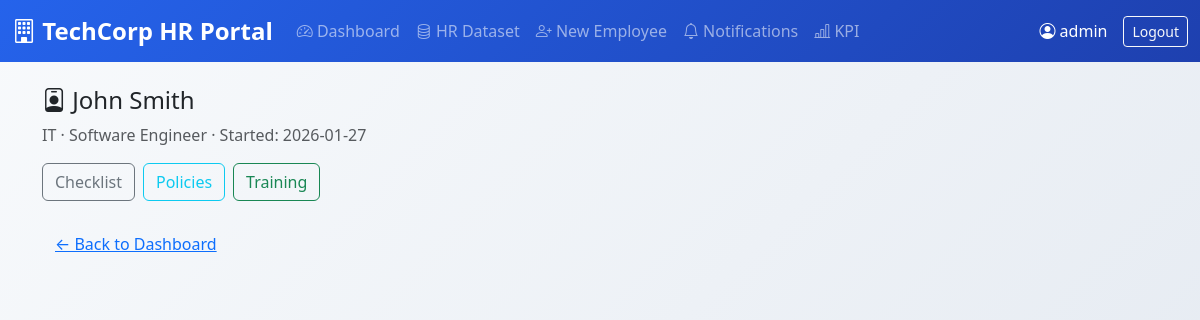
The app's page /employee/2 (signed in) with its own data.
### tables this page shows
CREATE TABLE employees(id INTEGER PRIMARY KEY, name TEXT, department TEXT, position TEXT, start_date TEXT);

### app.py (the view)
@app.route("/employee/<int:eid>")
@login_required
def employee(eid):
    conn = get_db()
    emp   = conn.execute("SELECT * FROM employees WHERE id=?", (eid,)).fetchone()
    tasks = conn.execute("SELECT * FROM tasks WHERE employee_id=?", (eid,)).fetchall()
    conn.close()
    return render_template("employee.html", emp=emp, tasks=tasks)

### app.py (called while the page is built)
def get_db():
    return sqlite3.connect(DB)

def login_required(f):
    from functools import wraps
    @wraps(f)
    def wrapper(*args, **kwargs):
        if "user" not in session:
            return redirect("/")
        return f(*args, **kwargs)
    return wrapper

### templates/employee.html
{% extends "base.html" %}
{% block content %}
<h4><i class="bi bi-person-badge"></i> {{ emp[1] }}</h4>
<p class="text-muted">{{ emp[2] }} · {{ emp[3] }} · Started: {{ emp[4] or '—' }}</p>
<div class="d-flex gap-2 mb-4">
  <a href="/checklist/{{ emp[0] }}" class="btn btn-outline-secondary">Checklist</a>
  <a href="/policy/{{ emp[0] }}" class="btn btn-outline-info">Policies</a>
  <a href="/training/{{ emp[0] }}" class="btn btn-outline-success">Training</a>
</div>
<a href="/dashboard" class="btn btn-link">← Back to Dashboard</a>
{% endblock %}

### templates/base.html (style rules this page uses)
:root { --primary-color: #2563eb; --secondary-color: #1e40af; --accent-color: #3b82f6; --success-color: #059669; --warning-color: #d97706; --danger-color: #dc2626; }
body { background: linear-gradient(135deg, #f8fafc 0%, #e2e8f0 100%); min-height: 100vh; }

### records on screen
employees: name "John Smith", department "IT", position "Software Engineer", start_date "2026-01-27"

### other values on screen
{{ session.user }} "admin"
